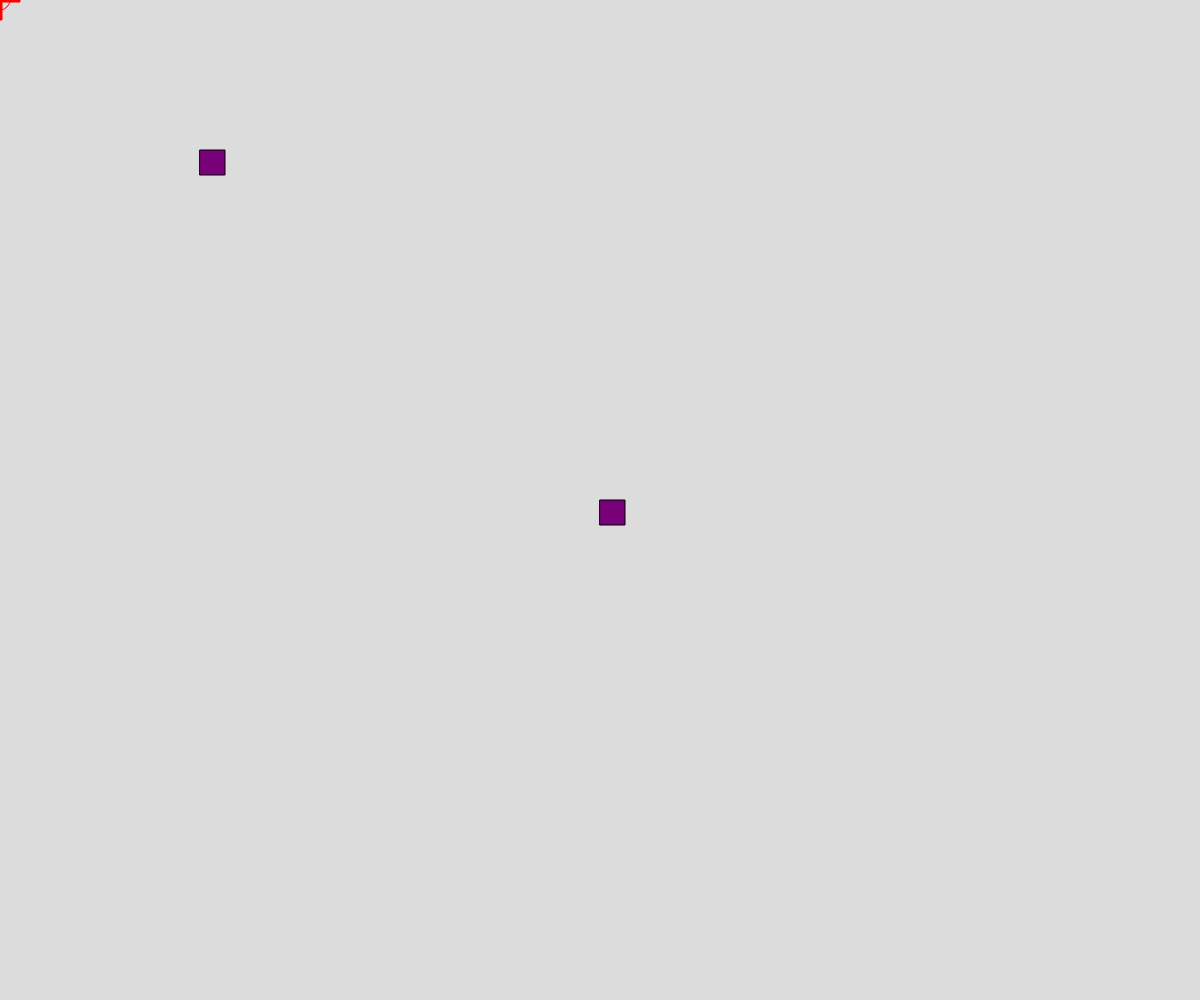
Frame 1 (no input)
Frame 60 (no input): identical to frame 1, image omitted
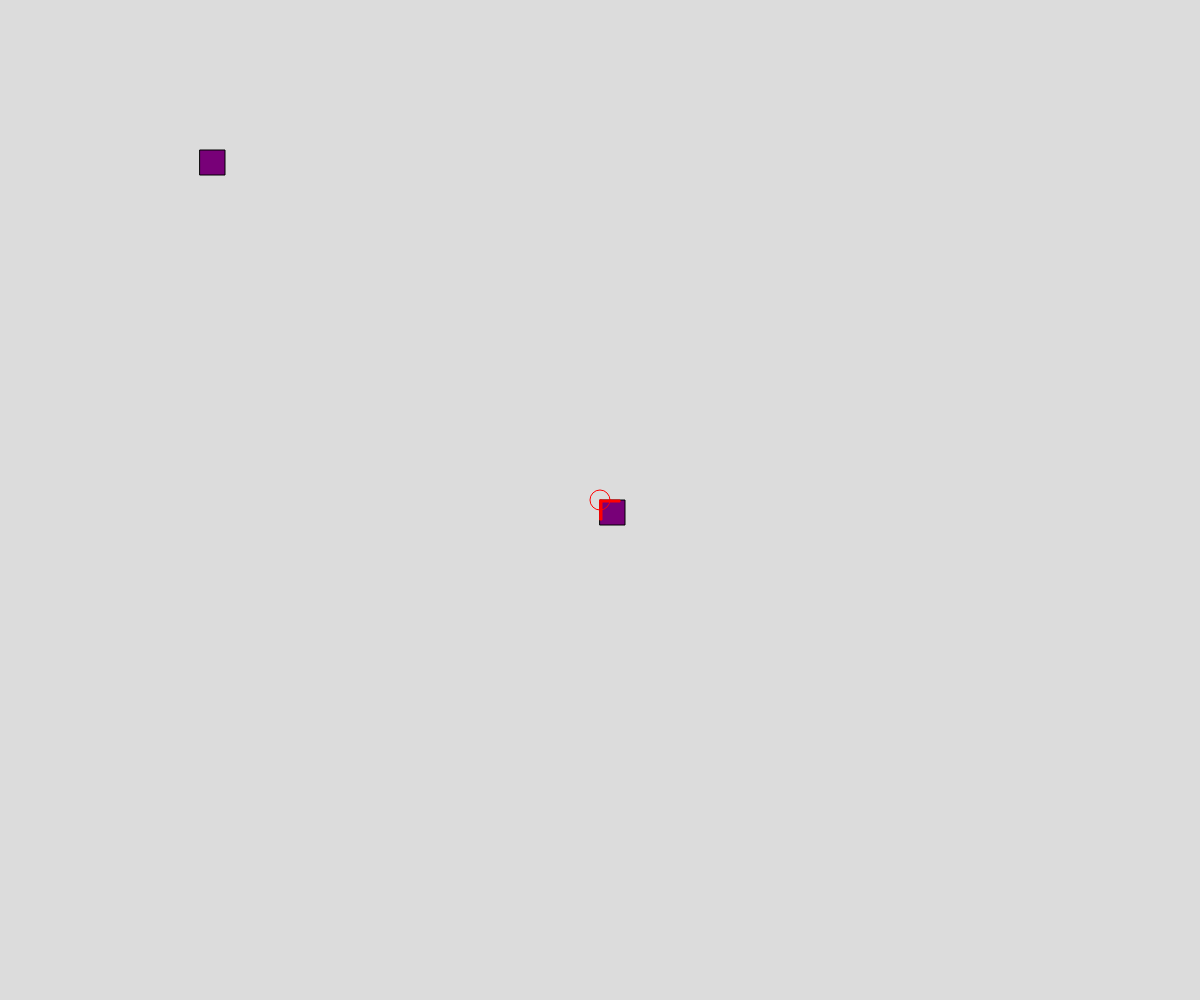
Frame 120 (the mouse pressed at the canvas centre since frame 60)

The p5.js sketch that drew these frames (run headless with seeded random() and noise() and a simulated clock; from frame 60 on, the mouse is pressed at the canvas centre):

// p5.js sketch
// ── sketch.js
let canvas;

function setup() {
  canvas = createCanvas(windowWidth, windowHeight);
  noCursor();

  cursorPointer = new Cursor();
  entities.push(new BasicEntity(width / 2, height / 2));
  entities.push(new BasicEntity(200, 150));
}

function draw() {
  background(220);

  for (let entity of entities) {
    entity.update();
  }
  
  cursorPointer.update();
}

function mousePressed(e){
  cursorPointer.mousePressed();
}

function mouseDragged() {
  cursorPointer.mouseDragged();
  cursorPointer.select(entities);
}

function mouseReleased() {
  cursorPointer.mouseReleased();
}


// ── BasicEntity.js
let entities = [];

class EntityTypes {
  static get RECT(){ return 1; }
}

class BasicEntity {
  constructor(x, y, speed = 5, type = EntityTypes.RECT){
    this.size = 25;
    this.pos = new p5.Vector(x, y);
    this.speed = speed;
    this.type = type;
    this.selected = false;
  }
  
  update(){
    this.show();
  }
  
  show(){
    push();
    
    if(this.selected){
      fill(0, 255, 0);
      rect(this.pos.x - 5, this.pos.y - 5, this.size + 10, this.size + 10);
    }
    
    fill(120, 0, 120);
    rect(this.pos.x, this.pos.y, this.size, this.size);
    
    
    pop();
  }
}
// ── cursor.js
let cursorPointer;
class Cursor {
  constructor(){
    this.r = 10;
    this.pos = new p5.Vector(width / 2, height / 2);
    
    // draging box
    this.isDragging = false;
    this.dragStart = null;
    this.dragEnd = null;
  }
  
  mousePressed(){
    
  }

  mouseDragged(){
    this.isDragging = true;
    if(this.dragStart == null){
      this.dragStart = new p5.Vector(
        this.pos.x, this.pos.y
      );
    }
    this.dragEnd = new p5.Vector(mouseX, mouseY);
  }

  mouseReleased(){
    this.isDragging = false;
    this.dragStart = null;
    this.dragEnd = null;
  }

  getBounds(){
    let invertx = false;
    let inverty = false;
    let sx = this.dragStart.x;
    let sy = this.dragStart.y;
    let w;
    let h;

    // default is from top left to bottom right

    // dragged from top right to bottom left
    if(sx > this.dragEnd.x && sy < this.dragEnd.y){
      sx = this.dragEnd.x;
      invertx = true;
    }

    // dragged from bottom left to top right
    if(sx < this.dragEnd.x && sy > this.dragEnd.y){
      sy = this.dragEnd.y;
      inverty = true;
    }

    // dragged from bottom right to top left
    if(sx > this.dragEnd.x && sy > this.dragEnd.y){
      sx = this.dragEnd.x;
      sy = this.dragEnd.y;
      invertx = true;
      inverty = true;
    }

    if(invertx) {
      w = this.dragStart.x - sx;
    } else {
      w = this.dragEnd.x - sx;
    }

    if(inverty) {
      h = this.dragStart.y - sy;
    } else {
      h = this.dragEnd.y - sy;
    }

    return {
      x: sx,
      y: sy,
      w: w,
      h: h
    };
  }
  
  select(entities){
    if(this.isDragging){
      let bounds = this.getBounds();
      
      print("X: " + bounds.x + " Y: " + bounds.y);
      print("W: " + bounds.w + " H: " + bounds.h);
      
      for(let e of entities){
        if(e.type === EntityTypes.RECT){
          e.selected = 
            (e.pos.x >= bounds.x) &&
            (e.pos.x + e.size <= bounds.x + bounds.w) &&
            (e.pos.y >= bounds.y) &&
            (e.pos.y + e.size <= bounds.y + bounds.h);
        }
      }
    }
  }
  
  update(){
    this.pos = new p5.Vector(mouseX, mouseY);
    this.show();
  }
  
  show(){
    push();
    noFill();
    stroke(255, 0, 0);
    ellipse(this.pos.x, this.pos.y, this.r * 2);
    
    fill(255, 0, 0);
    rect(this.pos.x, this.pos.y, this.r * 2, this.r / 5);
    rect(this.pos.x, this.pos.y, this.r / 5, this.r * 2);
    pop();
    
    // dragging styles
    if(this.isDragging){
      push();
      fill(0, 0, 255, 50);
      stroke(0, 0, 255);
      
      let rw = this.dragEnd.x - this.dragStart.x;
      let rh = this.dragEnd.y - this.dragStart.y;
      
      rect(
        this.dragStart.x, this.dragStart.y,
        rw, rh
      );
      
      pop();
    }
  }
}
